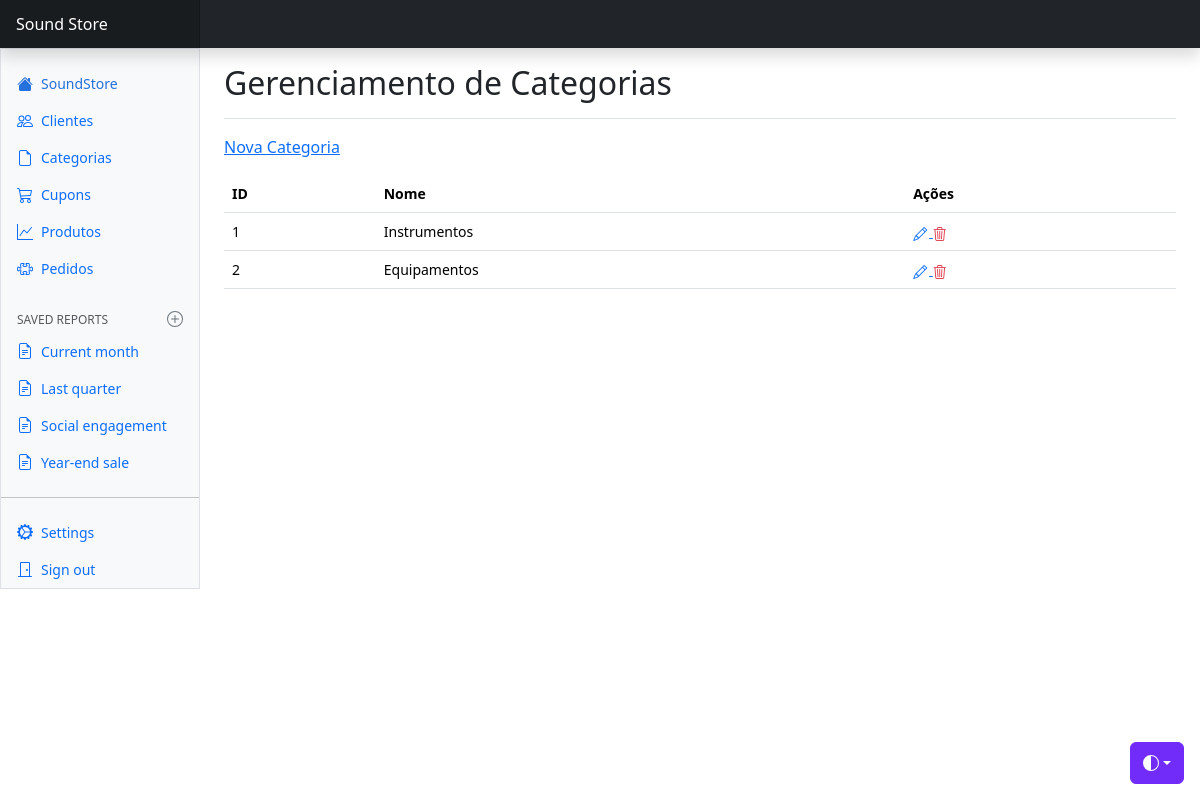
The app's page /views/categoria/index.php with its own data.
### tables this page shows
CREATE TABLE `categorias` (
  `id_categoria` int(11) NOT NULL,
  `nome` varchar(50) DEFAULT NULL
);

### config/BD.php (called while the page is built)
<?php
    class BD {
        public static function getConexao() {
            $conn = new PDO(
                "mysql:host=localhost;dbname=soundstore_bd",
                "root",
                ""
            );
            return $conn;
        }
    }

### model/dao/CategoriaDAO.php (called while the page is built, shortened)
<?php
    class CategoriaDAO {
        public function read() {
            try {
                $query = BD::getConexao()->prepare("SELECT * FROM categorias");
                if(!$query->execute()) {
                    print_r($query->errorInfo());
                }
                $listaCategorias = array();
                foreach($query->fetchAll(PDO::FETCH_ASSOC) as $linha) {
                    $categoria = new Categoria();
                    $categoria->setId($linha['id_categoria']);
                    $categoria->setNome($linha['nome']);
                    array_push($listaCategorias, $categoria);
                }
                return $listaCategorias;
            }
            catch(PDOException $e) {
                echo "Erro #2: " . $e->getMessage();
            }
        }
    }

### model/bean/Categoria.php (called while the page is built)
<?php
    class Categoria {
        private $id;
        private $nome;
        public function getId() {
            return $this->id;
        }
        public function setId($id) {
            $this->id = $id;
        }
        public function getNome() {
            return $this->nome;
        }
        public function setNome($nome) {
            $this->nome = $nome;
        }
    }

### views/categoria/index.php (the view, shortened to what this page needs)
<?php
    $dao = new CategoriaDAO();
?>
<!doctype html>
<html lang="en" data-bs-theme="auto">
  <head>
    <link href="../../css/bootstrap.min.css" rel="stylesheet" />
    <link rel="stylesheet" href="https://cdn.jsdelivr.net/npm/bootstrap-icons@1.13.1/font/bootstrap-icons.min.css">
    <link href="../../css/dashboard.css" rel="stylesheet" />
  </head>
  <body>
    <div
      class="dropdown position-fixed bottom-0 end-0 mb-3 me-3 bd-mode-toggle"
    >
      <button
        class="btn btn-bd-primary py-2 dropdown-toggle d-flex align-items-center"
        id="bd-theme"
        type="button"
        aria-expanded="false"
        data-bs-toggle="dropdown"
        aria-label="Toggle theme (auto)"
      >
        <svg class="bi my-1 theme-icon-active" aria-hidden="true">
          <use href="#circle-half"></use>
        </svg>
      </button>
    </div>
    <header
      class="navbar sticky-top bg-dark flex-md-nowrap p-0 shadow"
      data-bs-theme="dark"
    >
      <a
        class="navbar-brand col-md-3 col-lg-2 me-0 px-3 fs-6 text-white"
        href="../home"
        >Sound Store</a
      >
    </header>
    <div class="container-fluid">
      <div class="row">
        <div
          class="sidebar border border-right col-md-3 col-lg-2 p-0 bg-body-tertiary"
        >
          <div
            class="offcanvas-md offcanvas-end bg-body-tertiary"
            tabindex="-1"
            id="sidebarMenu"
            aria-labelledby="sidebarMenuLabel"
          >
            <?php include "../menu/navbar.php" ?>
          </div>
        </div>
        <main class="col-md-9 ms-sm-auto col-lg-10 px-md-4">
          <div
            class="d-flex justify-content-between flex-wrap flex-md-nowrap align-items-center pt-3 pb-2 mb-3 border-bottom"
          >
            <h1 class="h2">Gerenciamento de Categorias</h1>
          </div>
          <p>
            <a href="create.php">Nova Categoria</a>
          </p>
          <div class="table-responsive small">
            <table class="table table-hover">
                <tr>
                    <th>ID</th>
                    <th>Nome</th>
                    <th>Ações</th>
                </tr>
                <?php foreach($dao->read() as $categoria) : ?>
                    <tr>
                        <td><?= $categoria->getId() ?></td>
                        <td><?= $categoria->getNome() ?></td>
                        <td>
                          <a title="Editar" href="edit.php?id=<?= $categoria->getId() ?>">
                            <i class="bi bi-pencil"></i>
                          </a>
                          <a title="Excluir" class="link-danger" href="destroy.php?id=<?= $categoria->getId() ?>">
                            <i class="bi bi-trash3"></i>
                          </a>
                        </td>
                    </tr>
                <?php endforeach ?>
            </table>
          </div>
        </main>
      </div>
    </div>
  </body>
</html>

### css/dashboard.css (style rules this page uses)
.bi { display: inline-block; width: 1rem; height: 1rem; }
.navbar-brand { padding-top: .75rem; padding-bottom: .75rem; background-color: rgba(0, 0, 0, .25); box-shadow: inset -1px 0 0 rgba(0, 0, 0, .25); }

### views/categoria/index.php (style rules this page uses)
.bi { vertical-align: -0.125em; fill: currentColor; }
.btn-bd-primary { --bd-violet-bg: #712cf9; --bd-violet-rgb: 112.520718, 44.062154, 249.437846; --bs-btn-font-weight: 600; --bs-btn-color: var(--bs-white); --bs-btn-bg: var(--bd-violet-bg); --bs-btn-border-color: var(--bd-violet-bg); --bs-btn-hover-color: var(--bs-white); --bs-btn-hover-bg: #6528e0; --bs-btn-hover-border-color: #6528e0; --bs-btn-focus-shadow-rgb: var(--bd-violet-rgb); --bs-btn-active-color: var(--bs-btn-hover-color); --bs-btn-active-bg: #5a23c8; --bs-btn-active-border-color: #5a23c8; }
.bd-mode-toggle { z-index: 1500; }
.bd-mode-toggle .bi { width: 1em; height: 1em; }

### records on screen
categorias: id_categoria "1", nome "Instrumentos"
categorias: id_categoria "2", nome "Equipamentos"
